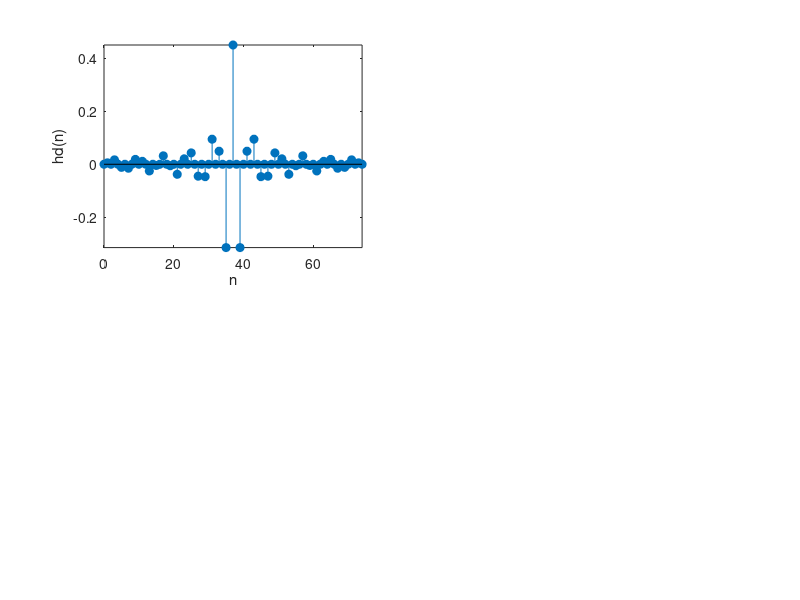

Write MATLAB code to recreate this figure. (Note: this script raises an error after producing the figure.)
ws1 = 0.2*pi;
ws2 = 0.8*pi;
wp1 = 0.35*pi; 
wp2 = 0.65*pi;
tr_width = wp1-ws1;
wc1 = (ws1+wp1)/2;
wc2 = (ws2+wp2)/2;
N = ceil(11*pi/tr_width)+1;
n = 0:N-1;
alpha = (N-1)/2;
hd = (wc2/pi)*sinc((wc2/pi)*(n-alpha))-(wc1/pi)*sinc((wc1/pi)*(n-alpha));
w_blackman = blackman(N)';
h = hd.*w_blackman;
subplot(221);
stem(n, hd, 'filled');
axis tight;
xlabel('n');
ylabel('hd(n)');
[Hr,w1] = zerophase(h);
subplot(222);
plot(w1/pi,Hr);
axis tight;
xlabel('\omega/\pi');
ylabel('H(\omega)');
subplot(223);
stem(n,h,'filled');
axis tight;
xlabel('n');
ylabel('h(n)');
[H,w] = freqz(h, 1);
subplot(224);
plot(w/pi,20*log10(abs(H)/max(abs(H))));
xlabel('\omega/\pi');
ylabel('dB');
grid on;
